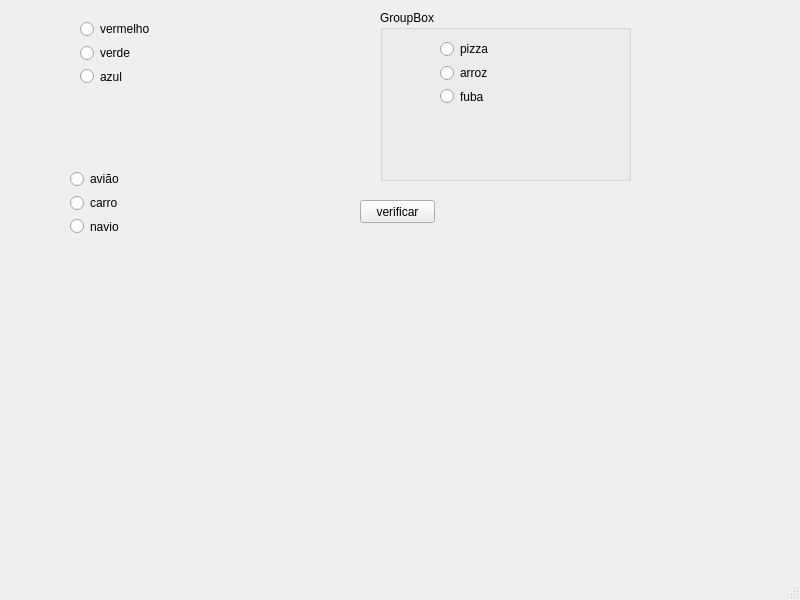
<?xml version="1.0" encoding="UTF-8"?>
<ui version="4.0">
 <class>MainWindow</class>
 <widget class="QMainWindow" name="MainWindow">
  <property name="geometry">
   <rect>
    <x>0</x>
    <y>0</y>
    <width>800</width>
    <height>600</height>
   </rect>
  </property>
  <property name="windowTitle">
   <string>MainWindow</string>
  </property>
  <widget class="QWidget" name="centralwidget">
   <widget class="QGroupBox" name="groupBox">
    <property name="geometry">
     <rect>
      <x>380</x>
      <y>10</y>
      <width>251</width>
      <height>171</height>
     </rect>
    </property>
    <property name="title">
     <string>GroupBox</string>
    </property>
    <widget class="QWidget" name="layoutWidget">
     <property name="geometry">
      <rect>
       <x>60</x>
       <y>30</y>
       <width>84</width>
       <height>65</height>
      </rect>
     </property>
     <layout class="QVBoxLayout" name="verticalLayout_3">
      <item>
       <widget class="QRadioButton" name="radioButton_pizza">
        <property name="text">
         <string>pizza</string>
        </property>
        <property name="autoExclusive">
         <bool>false</bool>
        </property>
       </widget>
      </item>
      <item>
       <widget class="QRadioButton" name="radioButton_arroz">
        <property name="text">
         <string>arroz</string>
        </property>
        <property name="autoExclusive">
         <bool>false</bool>
        </property>
       </widget>
      </item>
      <item>
       <widget class="QRadioButton" name="radioButton_fuba">
        <property name="text">
         <string>fuba</string>
        </property>
        <property name="autoExclusive">
         <bool>false</bool>
        </property>
       </widget>
      </item>
     </layout>
    </widget>
   </widget>
   <widget class="QPushButton" name="pushButton">
    <property name="geometry">
     <rect>
      <x>360</x>
      <y>200</y>
      <width>75</width>
      <height>23</height>
     </rect>
    </property>
    <property name="text">
     <string>verificar</string>
    </property>
   </widget>
   <widget class="QWidget" name="layoutWidget">
    <property name="geometry">
     <rect>
      <x>80</x>
      <y>20</y>
      <width>84</width>
      <height>65</height>
     </rect>
    </property>
    <layout class="QVBoxLayout" name="verticalLayout">
     <item>
      <widget class="QRadioButton" name="radioButton_vermelho">
       <property name="text">
        <string>vermelho</string>
       </property>
       <property name="checkable">
        <bool>true</bool>
       </property>
       <property name="autoExclusive">
        <bool>false</bool>
       </property>
      </widget>
     </item>
     <item>
      <widget class="QRadioButton" name="radioButton_verde">
       <property name="text">
        <string>verde</string>
       </property>
       <property name="autoExclusive">
        <bool>false</bool>
       </property>
      </widget>
     </item>
     <item>
      <widget class="QRadioButton" name="radioButton_azul">
       <property name="text">
        <string>azul</string>
       </property>
       <property name="autoExclusive">
        <bool>false</bool>
       </property>
      </widget>
     </item>
    </layout>
   </widget>
   <widget class="QWidget" name="layoutWidget">
    <property name="geometry">
     <rect>
      <x>70</x>
      <y>170</y>
      <width>84</width>
      <height>65</height>
     </rect>
    </property>
    <layout class="QVBoxLayout" name="verticalLayout_2">
     <item>
      <widget class="QRadioButton" name="radioButton_aviao">
       <property name="text">
        <string>avião</string>
       </property>
       <property name="autoExclusive">
        <bool>true</bool>
       </property>
      </widget>
     </item>
     <item>
      <widget class="QRadioButton" name="radioButton_carro">
       <property name="text">
        <string>carro</string>
       </property>
       <property name="autoExclusive">
        <bool>true</bool>
       </property>
      </widget>
     </item>
     <item>
      <widget class="QRadioButton" name="radioButton_navio">
       <property name="text">
        <string>navio</string>
       </property>
       <property name="autoExclusive">
        <bool>true</bool>
       </property>
      </widget>
     </item>
    </layout>
   </widget>
  </widget>
  <widget class="QMenuBar" name="menubar">
   <property name="geometry">
    <rect>
     <x>0</x>
     <y>0</y>
     <width>800</width>
     <height>21</height>
    </rect>
   </property>
  </widget>
  <widget class="QStatusBar" name="statusbar"/>
 </widget>
 <resources/>
 <connections/>
</ui>
